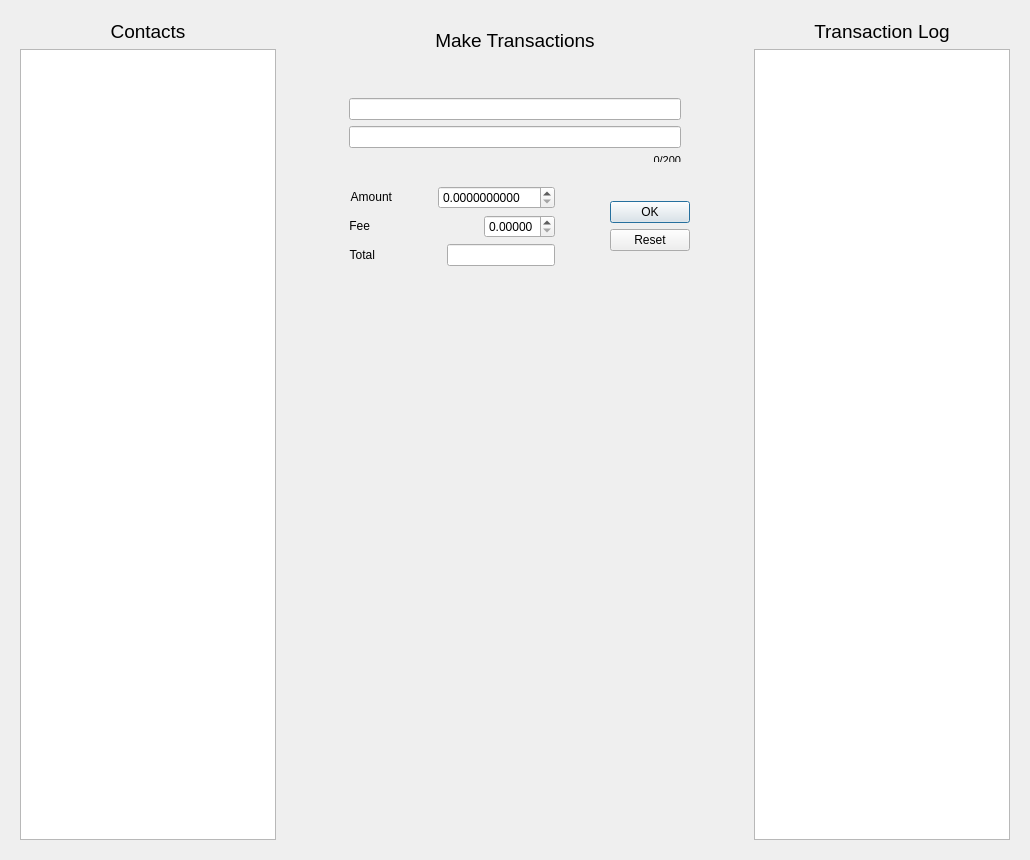
      <widget class="QWidget" name="TransactionTab">
       <attribute name="title">
        <string>Transactions</string>
       </attribute>
       <layout class="QHBoxLayout" name="horizontalLayout_9">
        <item>
         <widget class="QWidget" name="contactsView" native="true">
          <property name="sizePolicy">
           <sizepolicy hsizetype="Expanding" vsizetype="Expanding">
            <horstretch>0</horstretch>
            <verstretch>0</verstretch>
           </sizepolicy>
          </property>
          <layout class="QVBoxLayout" name="verticalLayout_5">
           <item>
            <widget class="QLabel" name="trxnsHeading1">
             <property name="text">
              <string>&lt;html&gt;&lt;head/&gt;&lt;body&gt;&lt;p align=&quot;center&quot;&gt;&lt;span style=&quot; font-size:14pt;&quot;&gt;Contacts&lt;/span&gt;&lt;/p&gt;&lt;/body&gt;&lt;/html&gt;</string>
             </property>
            </widget>
           </item>
           <item>
            <widget class="QListWidget" name="contacts"/>
           </item>
          </layout>
         </widget>
        </item>
        <item>
         <spacer name="horizontalSpacer_30">
          <property name="orientation">
           <enum>Qt::Horizontal</enum>
          </property>
          <property name="sizeType">
           <enum>QSizePolicy::Preferred</enum>
          </property>
          <property name="sizeHint" stdset="0">
           <size>
            <width>40</width>
            <height>20</height>
           </size>
          </property>
         </spacer>
        </item>
        <item>
         <widget class="QWidget" name="makeTransactions" native="true">
          <property name="sizePolicy">
           <sizepolicy hsizetype="Preferred" vsizetype="Expanding">
            <horstretch>0</horstretch>
            <verstretch>0</verstretch>
           </sizepolicy>
          </property>
          <layout class="QVBoxLayout" name="verticalLayout_10">
           <item>
            <widget class="QWidget" name="dialogs" native="true">
             <property name="sizePolicy">
              <sizepolicy hsizetype="Expanding" vsizetype="Expanding">
               <horstretch>0</horstretch>
               <verstretch>0</verstretch>
              </sizepolicy>
             </property>
             <layout class="QVBoxLayout" name="verticalLayout_9">
              <item>
               <widget class="QLabel" name="trxnsHeading2">
                <property name="text">
                 <string>&lt;html&gt;&lt;head/&gt;&lt;body&gt;&lt;p align=&quot;center&quot;&gt;&lt;span style=&quot; font-size:14pt;&quot;&gt;Make Transactions&lt;/span&gt;&lt;/p&gt;&lt;/body&gt;&lt;/html&gt;</string>
                </property>
               </widget>
              </item>
              <item>
               <spacer name="verticalSpacer_4">
                <property name="orientation">
                 <enum>Qt::Vertical</enum>
                </property>
                <property name="sizeHint" stdset="0">
                 <size>
                  <width>20</width>
                  <height>40</height>
                 </size>
                </property>
               </spacer>
              </item>
              <item>
               <widget class="QLineEdit" name="selectedContact">
                <property name="sizePolicy">
                 <sizepolicy hsizetype="Preferred" vsizetype="Expanding">
                  <horstretch>0</horstretch>
                  <verstretch>0</verstretch>
                 </sizepolicy>
                </property>
                <property name="maximumSize">
                 <size>
                  <width>16777215</width>
                  <height>50</height>
                 </size>
                </property>
                <property name="text">
                 <string/>
                </property>
                <property name="readOnly">
                 <bool>true</bool>
                </property>
               </widget>
              </item>
              <item>
               <widget class="QLineEdit" name="messageField">
                <property name="sizePolicy">
                 <sizepolicy hsizetype="Preferred" vsizetype="Expanding">
                  <horstretch>0</horstretch>
                  <verstretch>0</verstretch>
                 </sizepolicy>
                </property>
                <property name="maximumSize">
                 <size>
                  <width>16777215</width>
                  <height>50</height>
                 </size>
                </property>
               </widget>
              </item>
              <item>
               <widget class="QLabel" name="charCount">
                <property name="sizePolicy">
                 <sizepolicy hsizetype="Expanding" vsizetype="Expanding">
                  <horstretch>0</horstretch>
                  <verstretch>0</verstretch>
                 </sizepolicy>
                </property>
                <property name="maximumSize">
                 <size>
                  <width>16777215</width>
                  <height>8</height>
                 </size>
                </property>
                <property name="text">
                 <string>&lt;html&gt;&lt;head/&gt;&lt;body&gt;&lt;p align=&quot;right&quot;&gt;&lt;span style=&quot; font-size:8pt;&quot;&gt;0/200&lt;/span&gt;&lt;/p&gt;&lt;/body&gt;&lt;/html&gt;</string>
                </property>
               </widget>
              </item>
             </layout>
            </widget>
           </item>
           <item>
            <layout class="QHBoxLayout" name="selectionLayout">
             <item>
              <widget class="QWidget" name="selectors" native="true">
               <property name="sizePolicy">
                <sizepolicy hsizetype="Expanding" vsizetype="Expanding">
                 <horstretch>0</horstretch>
                 <verstretch>0</verstretch>
                </sizepolicy>
               </property>
               <layout class="QVBoxLayout" name="verticalLayout_8">
                <item>
                 <layout class="QHBoxLayout" name="amountView">
                  <item>
                   <widget class="QLabel" name="amountLabel">
                    <property name="sizePolicy">
                     <sizepolicy hsizetype="Maximum" vsizetype="Expanding">
                      <horstretch>0</horstretch>
                      <verstretch>0</verstretch>
                     </sizepolicy>
                    </property>
                    <property name="text">
                     <string>&lt;html&gt;&lt;head/&gt;&lt;body&gt;&lt;p align=&quot;right&quot;&gt;Amount&lt;/p&gt;&lt;/body&gt;&lt;/html&gt;</string>
                    </property>
                   </widget>
                  </item>
                  <item>
                   <spacer name="horizontalSpacer_15">
                    <property name="orientation">
                     <enum>Qt::Horizontal</enum>
                    </property>
                    <property name="sizeHint" stdset="0">
                     <size>
                      <width>40</width>
                      <height>20</height>
                     </size>
                    </property>
                   </spacer>
                  </item>
                  <item>
                   <widget class="QDoubleSpinBox" name="amountSelector">
                    <property name="sizePolicy">
                     <sizepolicy hsizetype="Fixed" vsizetype="Expanding">
                      <horstretch>0</horstretch>
                      <verstretch>0</verstretch>
                     </sizepolicy>
                    </property>
                    <property name="maximumSize">
                     <size>
                      <width>16777215</width>
                      <height>30</height>
                     </size>
                    </property>
                    <property name="layoutDirection">
                     <enum>Qt::LeftToRight</enum>
                    </property>
                    <property name="buttonSymbols">
                     <enum>QAbstractSpinBox::UpDownArrows</enum>
                    </property>
                    <property name="decimals">
                     <number>10</number>
                    </property>
                    <property name="maximum">
                     <double>100.000000000000000</double>
                    </property>
                    <property name="value">
                     <double>0.000000000000000</double>
                    </property>
                   </widget>
                  </item>
                 </layout>
                </item>
                <item>
                 <layout class="QHBoxLayout" name="feeView">
                  <item>
                   <widget class="QLabel" name="feeLabel">
                    <property name="sizePolicy">
                     <sizepolicy hsizetype="Fixed" vsizetype="Expanding">
                      <horstretch>0</horstretch>
                      <verstretch>0</verstretch>
                     </sizepolicy>
                    </property>
                    <property name="text">
                     <string>&lt;html&gt;&lt;head/&gt;&lt;body&gt;&lt;p align=&quot;right&quot;&gt;Fee&lt;/p&gt;&lt;/body&gt;&lt;/html&gt;</string>
                    </property>
                   </widget>
                  </item>
                  <item>
                   <spacer name="horizontalSpacer_16">
                    <property name="orientation">
                     <enum>Qt::Horizontal</enum>
                    </property>
                    <property name="sizeHint" stdset="0">
                     <size>
                      <width>40</width>
                      <height>20</height>
                     </size>
                    </property>
                   </spacer>
                  </item>
                  <item>
                   <widget class="QDoubleSpinBox" name="feeSelector">
                    <property name="sizePolicy">
                     <sizepolicy hsizetype="Fixed" vsizetype="Expanding">
                      <horstretch>0</horstretch>
                      <verstretch>0</verstretch>
                     </sizepolicy>
                    </property>
                    <property name="maximumSize">
                     <size>
                      <width>16777215</width>
                      <height>30</height>
                     </size>
                    </property>
                    <property name="decimals">
                     <number>5</number>
                    </property>
                    <property name="maximum">
                     <double>2.000000000000000</double>
                    </property>
                    <property name="singleStep">
                     <double>0.000010000000000</double>
                    </property>
                   </widget>
                  </item>
                 </layout>
                </item>
                <item>
                 <layout class="QHBoxLayout" name="totalView">
                  <item>
                   <widget class="QLabel" name="totalLabel">
                    <property name="sizePolicy">
                     <sizepolicy hsizetype="Fixed" vsizetype="Expanding">
                      <horstretch>0</horstretch>
                      <verstretch>0</verstretch>
                     </sizepolicy>
                    </property>
                    <property name="text">
                     <string>&lt;html&gt;&lt;head/&gt;&lt;body&gt;&lt;p align=&quot;right&quot;&gt;Total&lt;/p&gt;&lt;/body&gt;&lt;/html&gt;</string>
                    </property>
                   </widget>
                  </item>
                  <item>
                   <spacer name="horizontalSpacer_17">
                    <property name="orientation">
                     <enum>Qt::Horizontal</enum>
                    </property>
                    <property name="sizeHint" stdset="0">
                     <size>
                      <width>40</width>
                      <height>20</height>
                     </size>
                    </property>
                   </spacer>
                  </item>
                  <item>
                   <widget class="QLineEdit" name="total">
                    <property name="sizePolicy">
                     <sizepolicy hsizetype="Fixed" vsizetype="Expanding">
                      <horstretch>0</horstretch>
                      <verstretch>0</verstretch>
                     </sizepolicy>
                    </property>
                    <property name="maximumSize">
                     <size>
                      <width>16777215</width>
                      <height>30</height>
                     </size>
                    </property>
                    <property name="readOnly">
                     <bool>true</bool>
                    </property>
                   </widget>
                  </item>
                 </layout>
                </item>
               </layout>
              </widget>
             </item>
             <item>
              <spacer name="horizontalSpacer_14">
               <property name="orientation">
                <enum>Qt::Horizontal</enum>
               </property>
               <property name="sizeHint" stdset="0">
                <size>
                 <width>40</width>
                 <height>20</height>
                </size>
               </property>
              </spacer>
             </item>
             <item>
              <widget class="QDialogButtonBox" name="btndiag_send">
               <property name="sizePolicy">
                <sizepolicy hsizetype="Preferred" vsizetype="Fixed">
                 <horstretch>0</horstretch>
                 <verstretch>0</verstretch>
                </sizepolicy>
               </property>
               <property name="orientation">
                <enum>Qt::Vertical</enum>
               </property>
               <property name="standardButtons">
                <set>QDialogButtonBox::Ok|QDialogButtonBox::Reset</set>
               </property>
              </widget>
             </item>
            </layout>
           </item>
           <item>
            <layout class="QVBoxLayout" name="spacerLayout1">
             <property name="bottomMargin">
              <number>0</number>
             </property>
             <item>
              <spacer name="verticalSpacer_3">
               <property name="orientation">
                <enum>Qt::Vertical</enum>
               </property>
               <property name="sizeType">
                <enum>QSizePolicy::Preferred</enum>
               </property>
               <property name="sizeHint" stdset="0">
                <size>
                 <width>20</width>
                 <height>40</height>
                </size>
               </property>
              </spacer>
             </item>
             <item>
              <spacer name="verticalSpacer_2">
               <property name="orientation">
                <enum>Qt::Vertical</enum>
               </property>
               <property name="sizeType">
                <enum>QSizePolicy::Preferred</enum>
               </property>
               <property name="sizeHint" stdset="0">
                <size>
                 <width>40</width>
                 <height>525</height>
                </size>
               </property>
              </spacer>
             </item>
            </layout>
           </item>
          </layout>
         </widget>
        </item>
        <item>
         <spacer name="horizontalSpacer_18">
          <property name="orientation">
           <enum>Qt::Horizontal</enum>
          </property>
          <property name="sizeType">
           <enum>QSizePolicy::Preferred</enum>
          </property>
          <property name="sizeHint" stdset="0">
           <size>
            <width>40</width>
            <height>20</height>
           </size>
          </property>
         </spacer>
        </item>
        <item>
         <widget class="QWidget" name="trxnLogView" native="true">
          <property name="sizePolicy">
           <sizepolicy hsizetype="Expanding" vsizetype="Expanding">
            <horstretch>0</horstretch>
            <verstretch>0</verstretch>
           </sizepolicy>
          </property>
          <layout class="QVBoxLayout" name="verticalLayout_6">
           <item>
            <widget class="QLabel" name="trxnsHeading3">
             <property name="text">
              <string>&lt;html&gt;&lt;head/&gt;&lt;body&gt;&lt;p align=&quot;center&quot;&gt;&lt;span style=&quot; font-size:14pt;&quot;&gt;Transaction Log&lt;/span&gt;&lt;/p&gt;&lt;/body&gt;&lt;/html&gt;</string>
             </property>
            </widget>
           </item>
           <item>
            <widget class="QListWidget" name="transactionLog"/>
           </item>
          </layout>
         </widget>
        </item>
       </layout>
      </widget>
